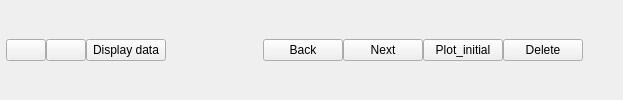
     <widget class="QFrame" name="frame_12">
      <property name="frameShape">
       <enum>QFrame::NoFrame</enum>
      </property>
      <property name="frameShadow">
       <enum>QFrame::Raised</enum>
      </property>
      <layout class="QHBoxLayout" name="horizontalLayout_4">
       <property name="spacing">
        <number>0</number>
       </property>
       <property name="leftMargin">
        <number>6</number>
       </property>
       <property name="topMargin">
        <number>0</number>
       </property>
       <property name="rightMargin">
        <number>0</number>
       </property>
       <property name="bottomMargin">
        <number>0</number>
       </property>
       <item>
        <widget class="QPushButton" name="btn_home">
         <property name="cursor">
          <cursorShape>PointingHandCursor</cursorShape>
         </property>
         <property name="text">
          <string/>
         </property>
        </widget>
       </item>
       <item>
        <widget class="QPushButton" name="btn_back">
         <property name="cursor">
          <cursorShape>PointingHandCursor</cursorShape>
         </property>
         <property name="text">
          <string/>
         </property>
        </widget>
       </item>
       <item>
        <widget class="QPushButton" name="btn_display_data">
         <property name="cursor">
          <cursorShape>PointingHandCursor</cursorShape>
         </property>
         <property name="text">
          <string>Display data</string>
         </property>
        </widget>
       </item>
       <item>
        <widget class="QLabel" name="lab_icons_working">
         <property name="text">
          <string/>
         </property>
         <property name="alignment">
          <set>Qt::AlignCenter</set>
         </property>
         <property name="indent">
          <number>0</number>
         </property>
        </widget>
       </item>
       <item>
        <spacer name="horizontalSpacer_26">
         <property name="orientation">
          <enum>Qt::Horizontal</enum>
         </property>
         <property name="sizeHint" stdset="0">
          <size>
           <width>40</width>
           <height>20</height>
          </size>
         </property>
        </spacer>
       </item>
       <item>
        <widget class="QLabel" name="current_function">
         <property name="font">
          <font>
           <family>Z003</family>
           <pointsize>17</pointsize>
           <weight>75</weight>
           <italic>true</italic>
           <bold>true</bold>
          </font>
         </property>
         <property name="text">
          <string/>
         </property>
        </widget>
       </item>
       <item>
        <spacer name="horizontalSpacer_2">
         <property name="orientation">
          <enum>Qt::Horizontal</enum>
         </property>
         <property name="sizeHint" stdset="0">
          <size>
           <width>40</width>
           <height>20</height>
          </size>
         </property>
        </spacer>
       </item>
       <item>
        <widget class="QPushButton" name="btn_back_plot">
         <property name="cursor">
          <cursorShape>PointingHandCursor</cursorShape>
         </property>
         <property name="text">
          <string>Back</string>
         </property>
        </widget>
       </item>
       <item>
        <widget class="QPushButton" name="btn_next_plot">
         <property name="cursor">
          <cursorShape>PointingHandCursor</cursorShape>
         </property>
         <property name="text">
          <string>Next</string>
         </property>
        </widget>
       </item>
       <item>
        <widget class="QPushButton" name="btn_plot_initial">
         <property name="cursor">
          <cursorShape>PointingHandCursor</cursorShape>
         </property>
         <property name="text">
          <string>Plot_initial</string>
         </property>
        </widget>
       </item>
       <item>
        <widget class="QPushButton" name="btn_delete">
         <property name="cursor">
          <cursorShape>PointingHandCursor</cursorShape>
         </property>
         <property name="text">
          <string>Delete</string>
         </property>
        </widget>
       </item>
       <item>
        <spacer name="horizontalSpacer_5">
         <property name="orientation">
          <enum>Qt::Horizontal</enum>
         </property>
         <property name="sizeHint" stdset="0">
          <size>
           <width>40</width>
           <height>20</height>
          </size>
         </property>
        </spacer>
       </item>
      </layout>
     </widget>
